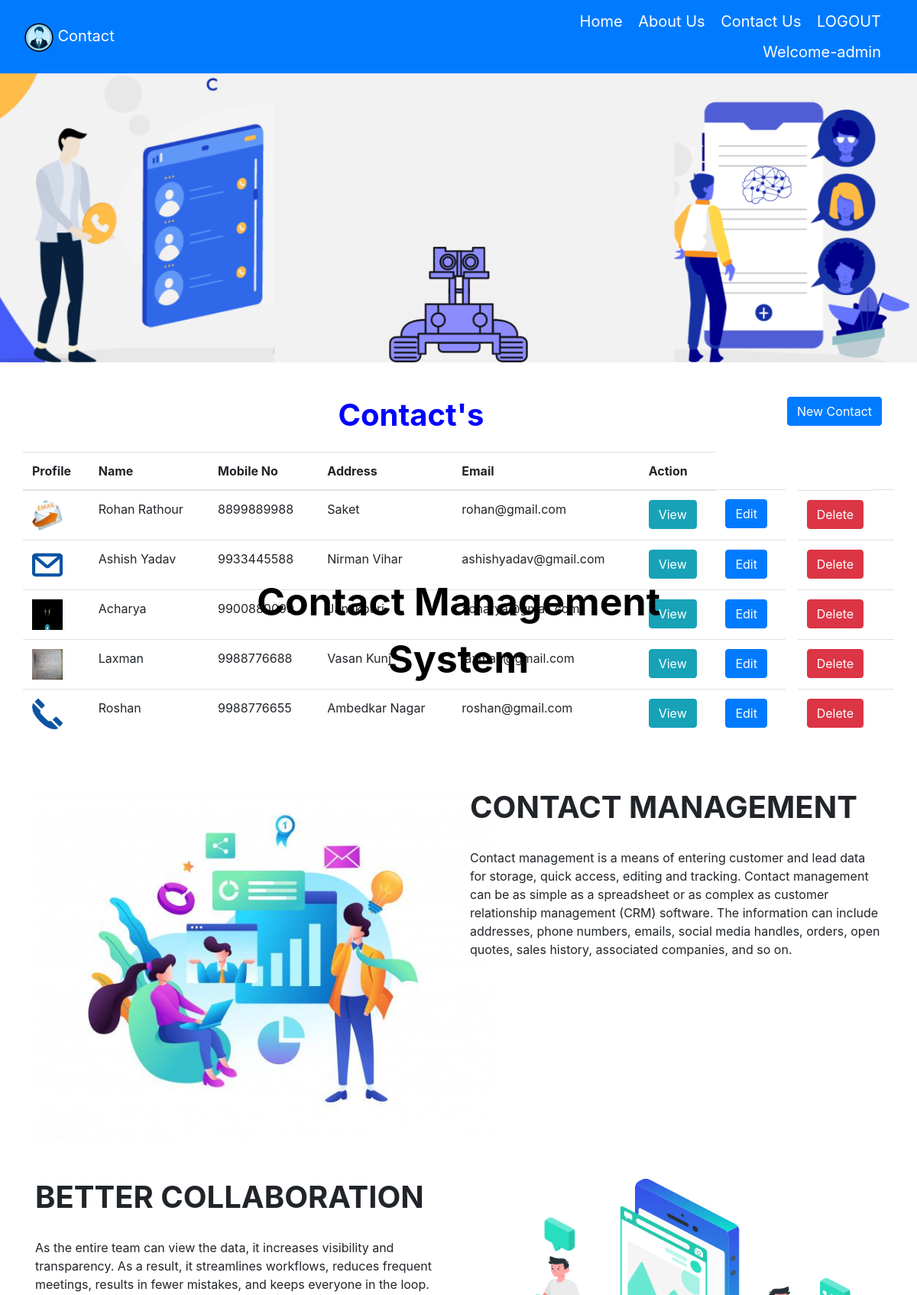
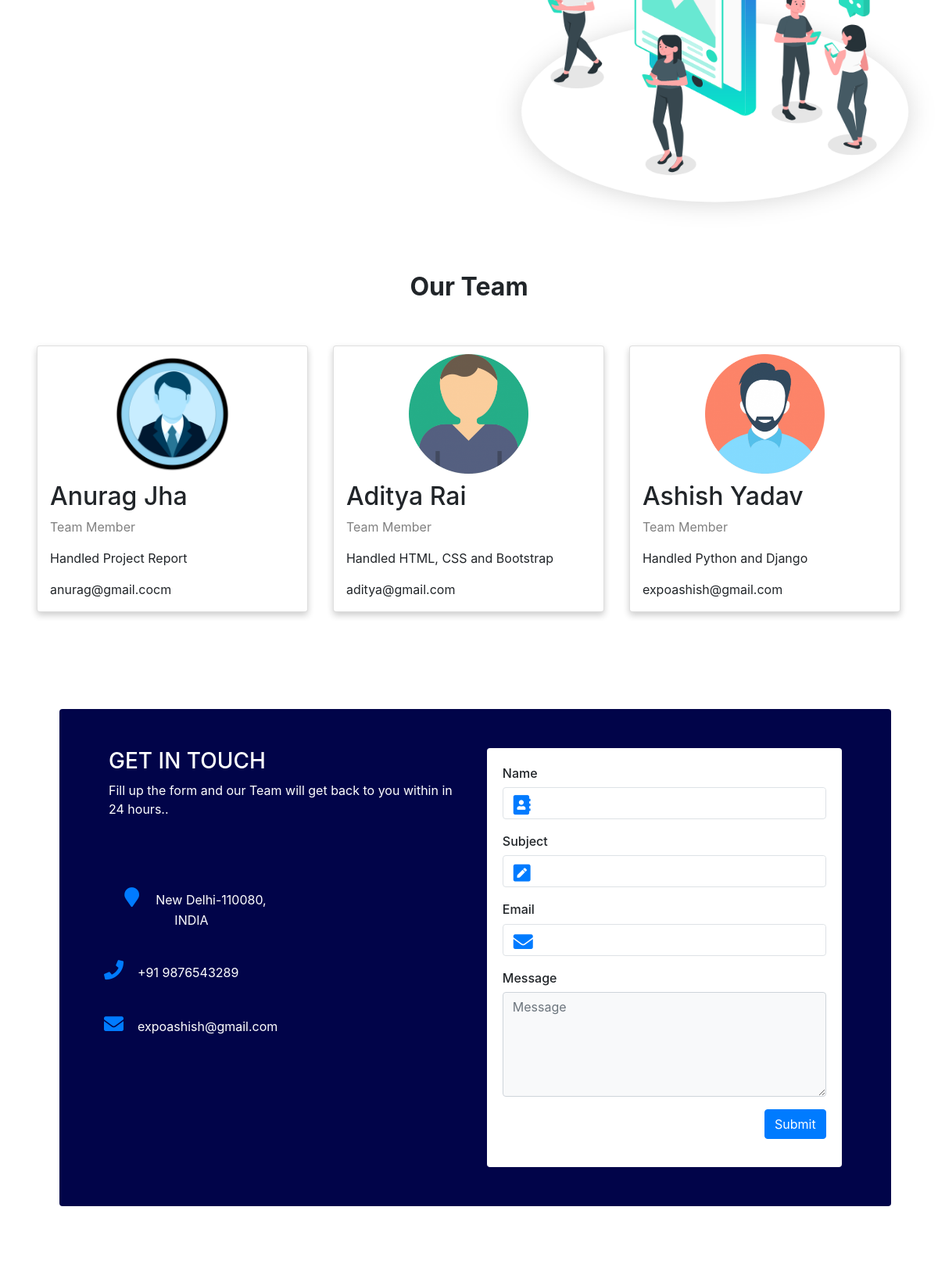
The app's page / (signed in, upper part) with its own data (2 pictures, top to bottom).
### contact_book_app/models.py (models this page shows)
class ContactDetail(models.Model):
    name = models.CharField(max_length=200)
    profile= models.ImageField(upload_to='images/',null=True, blank=True)
    mobile_no = models.IntegerField()
    address= models.TextField(max_length=400)
    email= models.CharField(max_length=500)
    user = models.ForeignKey(User,default=1, null=True, on_delete= models.SET_NULL)

### contact_book_app/views.py (the view)
# urls.py: path('', views.index, name='index'),
def index(request):
	if request.user.is_authenticated:
		latest_contact_list = ContactDetail.objects.filter(user=request.user.id).order_by()[:10]
	else:
		latest_contact_list = {}
	return render(request,'contact_book_app/index.html',{'latest_contact_list':latest_contact_list})

### contact_book_app/templates/contact_book_app/index.html (shortened to what this page needs)
{% extends './layouts.html' %}
{% load static from static %}
{% block content %}
{% block header %}
<head>
</head>
<div style="padding-bottom:45px;">
  <img src="{% static 'contact_book_app/img/main.png' %}" alt="contact" style="width:100%;">
  <div class="caption center" style="margin-top:50px;"><b>Contact Management System</b></div>
</div>
{% endblock %}
{% if user.is_authenticated %}
    <h1 class="text-center container mb-4" style="color:blue"><b> Contact's</b> <a href="add" class="btn btn-primary float-right">New Contact</a></h1>
    {% if latest_contact_list %}
    <table class="table table-hover container">
    		<thead>
    			<tr>
    				<th>Profile</th>
    				<th>Name</th>
    				<th>Mobile No</th>
    				<th>Address</th>
    				<th>Email</th>
    				<th>Action</th>
    			</tr>
    		</thead>
    		<tbody>
    			{% for contact in latest_contact_list%}
    			<tr>
    				<td>
    					{% if contact.profile %}
    						<img src="{{ contact.profile.url }}" width="40" height="40">
    					{% endif %}
    				</td>
    				<td>{{ contact.name }}</td>
    				<td>{{ contact.mobile_no}}</td>
    				<td>{{ contact.address }}</td>
    				<td>{{ contact.email }}</td>
    				<td>
    					<a class="btn btn-info" href="{% url 'contact_book_app:detail_contact' contact.id %}">View</a>
    				</td>
    				<td>
    					<a class="btn btn-primary" href="{% url 'contact_book_app:edit_contact' contact.id %}" role="button">Edit</a>
    				</td>
    			    <td class="float-right">
    				<form class="flex-container" method="POST" action="{% url 'contact_book_app:delete_contact' contact.id %}" >
    	              <div class="input-group">
    	                <button name="delete" type="submit" class="btn btn-danger">Delete </button>
    	              </div>
    	            </form>
    				<td>
    			</tr>
    			{% endfor %}
    			</tbody>
    	</table>
    	{% else %}
    	<p>No Contact List</p>
    {% endif %}
{% else %}
    <div class="wrapper">
        <a href="{% url 'contact_book_app:register' %}" class="button7">Create Your First Contact</a>
    </div>
{% endif %}
<div class="container">
<div class="row" style="padding-top:50px;">
	<div class="col-md-6">
		<img src="{% static 'contact_book_app/img/image5.jpg' %}" alt="Contact Management System" width="600" height="460">
	</div>
	<div class="col-md-6">
		<h2 style="font-size:40px;"><b>CONTACT MANAGEMENT</b></h2>
	<p style="margin-top:30px;">Contact management is a means of entering customer and lead data for storage, quick access, editing and tracking. Contact management can be as simple as a spreadsheet or as complex as customer relationship management (CRM) software. The information can include addresses, phone numbers, emails, social media handles, orders, open quotes, sales history, associated companies, and so on.</p>
  </div>
</div>
<div class="row" style="padding-top:50px;">
	<div class="col-md-6">
	<h2 style="font-size:40px;"><b>BETTER COLLABORATION</b></h2>
	<p style="margin-top:30px;">As the entire team can view the data, it increases visibility and transparency. As a result, it streamlines workflows, reduces frequent meetings, results in fewer mistakes, and keeps everyone in the loop.</p>
  </div>
  <div class="col-md-6">
		<img src="{% static 'contact_book_app/img/image2.png' %}" alt="Contact Management System" width="600" height="460">
	</div>
</div>
<h2 style="text-align:center; padding:40px;"><b>Our Team</b></h2>
<div class="row">
  <div class="column">
    <div class="card">
      <center><img src="{% static 'contact_book_app/img/anurag.webp' %}" alt="Jane" style="width:50%; padding:10px;"></center>
      <div class="container">
        <h2>Anurag Jha</h2>
        <p class="title">Team Member</p>
        <p>Handled Project Report</p>
        <p>anurag@gmail.cocm</p>
      </div>
    </div>
  </div>
  <div class="column">
    <div class="card">
      <center><img src="{% static 'contact_book_app/img/aditya.png' %}" alt="Jane" style="width:50%; padding:10px;"></center>
      <div class="container">
        <h2>Aditya Rai</h2>
        <p class="title">Team Member</p>
        <p>Handled HTML, CSS and Bootstrap</p>
        <p>aditya@gmail.com</p>
      </div>
    </div>
  </div>
  <div class="column">
    <div class="card">
      <center><img src="{% static 'contact_book_app/img/ashish.png' %}" alt="Jane" style="width:50%; padding:10px;"></center>
      <div class="container">
        <h2>Ashish Yadav</h2>
        <p class="title">Team Member</p>
        <p>Handled Python and Django</p>
        <p>expoashish@gmail.com</p>
      </div>
    </div>
  </div>
</div>
<div class="container-fluid rounded">
    <div class="row px-5">
        <div class="col-sm-6">
            <div>
                <h3 class="text-white">GET IN TOUCH</h3>
                <p class="text-white">Fill up the form and our Team will get back to you within in 24 hours..</p>
            </div>
            <div class="row">
                <div class="links" id="bordering" >
                    <div class="row">
                        <a href="#" class="btn rounded text-white p-3" >
                            <i class="fa fa-map-marker icon text-primary pr-3"></i>New Delhi-110080, INDIA</a>
                    </div>
                    <div class="row">
                        <a href="#" class="btn rounded text-white p-3" class="text-left">
                            <i class="fa fa-phone icon text-primary pr-3"></i>+91 9876543289</a>
                    </div>
                    <div class="row">
                    <a href="#" class="btn rounded text-white p-3" >
                        <i class="fa fa-envelope icon text-primary pr-3"></i>expoashish@gmail.com</a>
                    </div>
                </div>
            </div>
        </div>
        <div class="col-sm-6 pad">
            <form class="rounded msg-form" id="contact-form" name="contact-form"
            action="{% url 'contact_book_app:index_message'%}" method="POST">
                <div class="form-group">
                    <label for="id_name" class="h6">Name</label>
                    <div class="input-group border rounded">
                        <div class="input-group-addon px-2 pt-1"> <i class="fa fa-address-book text-primary"></i> </div>
                        <input type="text" class="form-control border-0" required id="id_name" name="name">
                    </div>
                </div>
                <div class="form-group">
                    <label for="id_subject" class="h6">Subject</label>
                    <div class="input-group border rounded">
                        <div class="input-group-addon px-2 pt-1"> <i class="fa fa-pencil-square text-primary"></i> </div>
                        <input type="text" class="form-control border-0" required id="id_subject" name="subject">
                    </div>
                </div>
                <div class="form-group">
                    <label for="id_email" class="h6">Email</label>
                    <div class="input-group border rounded">
                        <div class="input-group-addon px-2 pt-1"> <i class="fa fa-envelope text-primary"></i> </div>
                        <input type="text" class="form-control border-0" required id="id_email" name="email">
                    </div>
                </div>
                <div class="form-group">
                    <label for="id_message" class="h6">Message</label> <textarea name="message" id="msgus" cols="10" rows="5" class="form-control bg-light" placeholder="Message"></textarea> </div>
                <div class="form-group d-flex justify-content-end">
                <input type="submit" class="btn btn-primary text-white" onclick="document.getElementById('contact-form').submit();" value="Submit" required id="id_messaged"></div>
            </form>
        </div>
    </div>
</div>
</div>
{% endblock content %}

### contact_book_app/templates/contact_book_app/layouts.html (shortened to what this page needs)
{% load static from static %}
<!DOCTYPE html>
<html lang="en">
<head>
  <link rel="stylesheet" href="https://cdnjs.cloudflare.com/ajax/libs/font-awesome/4.7.0/css/font-awesome.min.css">
  <link rel="stylesheet" href="https://use.fontawesome.com/releases/v5.0.8/css/all.css">
  <link rel="stylesheet" href="https://maxcdn.bootstrapcdn.com/bootstrap/4.4.1/css/bootstrap.min.css">
</head>
<body>
<div>
  <nav class="navbar navbar bg-primary navbar-dark">
    <div class="col-sm-6">
      <a href="/"><img src="{% static 'contact_book_app/img/anurag.webp' %}" width="40" height="40"></a>
      <a class="navbar-brand" href="/"> Contact </a>
    </div>
        <div class="col-sm-6" style="text-align:right;">
          <a class="navbar-brand" href="/"> Home </a>
          <a class="navbar-brand" href="/aboutus"> About Us </a>
          <a class="navbar-brand" href="/contactus"> Contact Us </a>
          {% if user.is_authenticated %}
            <a class="navbar-brand" href="/logout">LOGOUT</a>
            <a class="navbar-brand" href="/userprofile">Welcome-{{user.username}}</a>
          {% else %}
            <a class="navbar-brand" href="/loginpage"> LOGIN </a>
            <a class="navbar-brand" href="/register"> SIGN UP </a>
          {% endif %}
        </div>
    </div>
<div style="min-height: 90vh">
  {% block content %}
  {% endblock %}
</div>
</body>
</html>

### contact_book_app/templates/contact_book_app/layouts.html (style rules this page uses)
.fa { padding: 5px; font-size: 25px; width: 50px; }

### contact_book_app/templates/contact_book_app/index.html (style rules this page uses)
html { box-sizing: border-box; }
*, *:before, *:after { box-sizing: inherit; }
.column { float: left; width: 33.3%; margin-bottom: 16px; padding: 0 8px; }
.card { box-shadow: 0 4px 8px 0 rgba(0, 0, 0, 0.2); margin: 8px; }
.container { padding: 0 16px; }
.container::after, .row::after { content: ""; clear: both; display: table; }
.title { color: grey; }
.center { position: absolute; top: 20%; left: 50%; transform: translate(-50%, -50%); color: black; font-size: 50px; text-align: center; padding-top: 20px; }
.container-fluid { background-color: #010449 }
.msg-form { background-color: white; padding: 20px }
.links { padding-top: 50px; width: 50% }
@media (min-width:568px) { .container-fluid { margin: 100px 30px; width: 96%; padding-top: 50px; padding-bottom: 50px } }

### records on screen
ContactDetail: profile (picture), name "Rohan Rathour", mobile_no "8899889988", address "Saket", email "rohan@gmail.com"
ContactDetail: profile (picture), name "Ashish Yadav", mobile_no "9933445588", address "Nirman Vihar", email "ashishyadav@gmail.com"
ContactDetail: profile (picture), name "Acharya", mobile_no "9900880099", address "Janakpuri", email "acharya@gmail.com"
ContactDetail: profile (picture), name "Laxman", mobile_no "9988776688", address "Vasan Kunj", email "laxman@gmail.com"
ContactDetail: profile (picture), name "Roshan", mobile_no "9988776655", address "Ambedkar Nagar", email "roshan@gmail.com"

### other values on screen
{{ user.username }} "admin"
